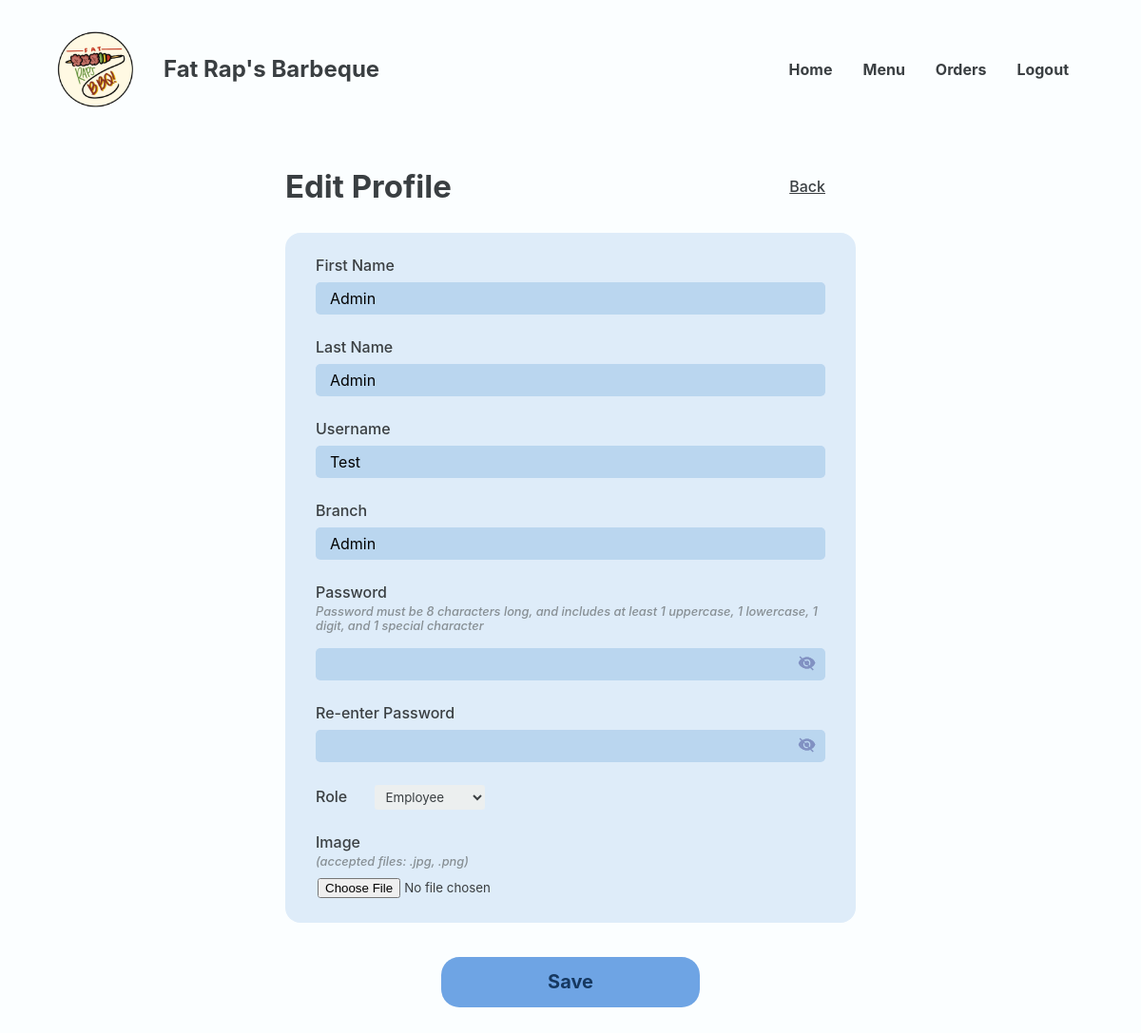
The page /Website/admin-edit-profile.php?PRSN_ID=16&EMP_ID=999 (signed in) on the database as committed earlier.
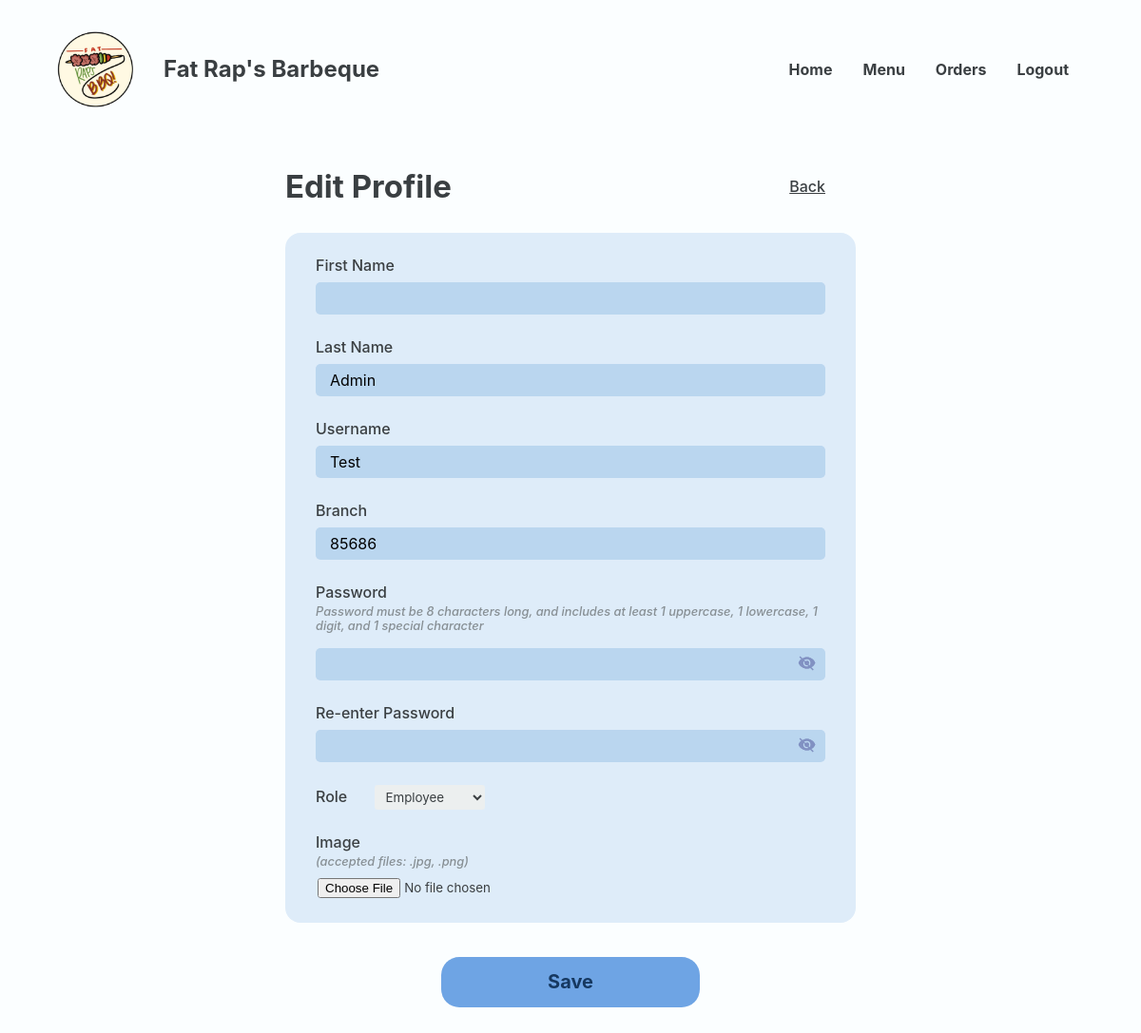
The same page on the database as committed later.
### tables this page shows
CREATE TABLE `employee` (
  `EMP_ID` int(18) UNSIGNED NOT NULL,
  `PRSN_ID` int(18) NOT NULL,
  `EMP_FNAME` varchar(50) NOT NULL,
  `EMP_LNAME` varchar(50) NOT NULL,
  `EMP_IMAGE` varchar(250) NOT NULL,
  `EMP_BRANCH` varchar(50) NOT NULL,
  `EMP_STATUS` varchar(20) NOT NULL
);

CREATE TABLE `person` (
  `PRSN_ID` int(18) UNSIGNED NOT NULL,
  `PRSN_NAME` varchar(20) NOT NULL,
  `PRSN_EMAIL` varchar(35) NOT NULL,
  `PRSN_PASSWORD` varchar(250) NOT NULL,
  `PRSN_PHONE` varchar(11) NOT NULL,
  `PRSN_ROLE` varchar(11) NOT NULL
);

### Website/admin-edit-profile.php (the view, shortened to what the changed rows need)
<?php
@include 'constants.php';
$EMP_ID = $_GET['EMP_ID'];
?>
<!DOCTYPE html>
<html lang="en">
<head>
    <link rel="stylesheet" href="header-styles.css">
    <link rel="stylesheet" href="admin-styles.css">
    <link href='https://unpkg.com/boxicons@2.1.4/css/boxicons.min.css' rel='stylesheet'>
</head>
<body>
    <header class="backend">
        <div class="header-container">
            <div class="website-title">
                <div class="text">
                    <h1>Fat Rap's Barbeque</h1>
                </div>
            </div>
        </div>
    </header>
    <main>
        <section class="section add-edit-menu">
            <div class="container">
                <div class="section-wrapper">
                    <div class="section-heading row back">
                        <h2>Edit Profile</h2>
                    </div>
                    <section class="section-body">
                        <section class="main-section column">
                            <form id="form" class="column" method="post" enctype="multipart/form-data" onsubmit="return validateInputs()">
                                <?php
                                $sql = "SELECT * FROM person, employee WHERE employee.PRSN_ID = person.PRSN_ID AND EMP_ID = '$EMP_ID'";
                                $res = mysqli_query($conn, $sql);
                                $count = mysqli_num_rows($res);
                                if ($count > 0) {
                                    while ($row = mysqli_fetch_assoc($res)) {
                                        $EMP_FNAME = $row['EMP_FNAME'];
                                        $EMP_LNAME = $row['EMP_LNAME'];
                                        $PRSN_EMAIL = $row['PRSN_EMAIL'];
                                        $EMP_BRANCH = $row['EMP_BRANCH'];
                                ?>
                                        <div class="block">
                                            <div class="form-field">
                                                <div class="form-field-input input-control">
                                                    <label for="first-name">First Name</label>
                                                    <input name="first-name" id="first-name" class="js-user" type="text" value="<?php echo $EMP_FNAME ?>">
                                                </div>
                                                <div class="form-field-input input-control">
                                                    <label for="last-name">Last Name</label>
                                                    <input name="last-name" id="last-name" class="js-user" type="text" value="<?php echo $EMP_LNAME ?>">
                                                </div>
                                                <div class="form-field-input input-control">
                                                    <label for="username">Username</label>
                                                    <input name="username" id="username" class="js-user" type="text" value="<?php echo $PRSN_EMAIL ?>">
                                                </div>
                                                <div class="form-field-input input-control">
                                                    <label for="branch">Branch</label>
                                                    <input name="branch" id="branch" class="js-user" type="text" value="<?php echo $EMP_BRANCH ?>">
                                                </div>
                                                <div class="form-field-input">
                                                    <div class="with-desc">
                                                        <label for="password">Password</label>
                                                        <p>Password must be 8 characters long, and includes at least 1 uppercase, 1 lowercase, 1 digit, and 1 special character</p>
                                                    </div>
                                                    <div class="input-container input-control">
                                                        <input class="js-pass" type="password" id="password" name="password">
                                                        <span onclick="togglePassword('password')">
                                                        </span>
                                                    </div>
                                                </div>
                                                <div class="form-field-input">
                                                    <label for="cpassword">Re-enter Password</label>
                                                    <div class="input-container input-control">
                                                        <input class="js-cpass" type="password" id="cpassword" name="cpassword">
                                                        <span onclick="togglePassword('cpassword')">
                                                        </span>
                                                    </div>
                                                </div>
                                                <div class="form-field-input">
                                                    <label for="role">Role</label>
                                                    <select class="dropdown" name="role" id="role" required>
                                                        <option value="Employee">Employee</option>
                                                    </select>
                                                </div>
                                                <div class="form-field-input">
                                                    <label for="valid-id">Image</label>
                                                    <p class="label-desc">(accepted files: .jpg, .png)</p>
                                                    <input class="image" type="file" name="image" id="image">
                                                </div>
                                            </div>
                                        </div>
                                <?php
                                    }
                                }
                                ?>
                            </form>
                        </section>
                    </section>
                </div>
            </div>
        </section>
    </main>
</body>
</html>

Rows that differ between the two databases and show on the page:
changed employee "Admin": first-name "Admin" → (not shown); branch "Admin" → "85686"
